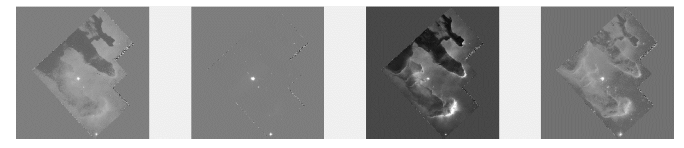
%> input picture raw.PNG, 684 x 148 px
$ octave --eval "result = AutoRotate(imread('../raw.PNG'));"   (GNU Octave 9; MATLAB toolbox functions it lacks are replaced by stand-ins)
%> lines starting %> are read from the running program, lines starting %| are printed output that depends on the picture; in (x1, y1, x2, y2) boxes, pixels count from 0 and x2, y2 are one past the last pixel; in counts of white or black regions, pixels touching at a corner belong together; the program's own positions count from 1
function [rotated] = AutoRotate(image)
%%%%%%%%%%%%%%%%%%%%%%%%%%%%%%%%%%%%%%%%%%%%
%Author:Gary Qian
%Date created : 29/08/2016
%Ddate last edited : 10/09/2016
%task description: rotates image so it lines up
%input: a tilted image in the form of a 3D array
%output: a lined up image in the form of a 3D array
%algorithm from http://cn.mathworks.com/help/images/ref/hough.html
%%%%%%%%%%%%%%%%%%%%%%%%%%%%%%%%%%%%%%%%%%%%

%convert from RGB to a Grayscale image
Igray = double(rgb2gray(image));

%find edges using the prewitt filter
Binary = edge(Igray,'prewitt');
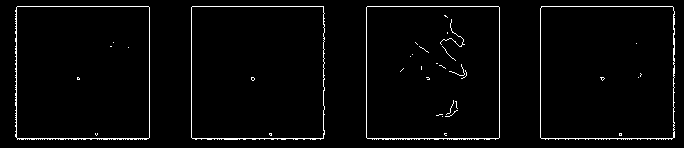
%> Binary: size 148x684 logical; 2.7% white in thin lines or dots, all inside (x1, y1, x2, y2) = (15, 6, 675, 140)

%use the Hough transform to find lines of the edges of the image
[H, theta, rho] = hough(Binary);
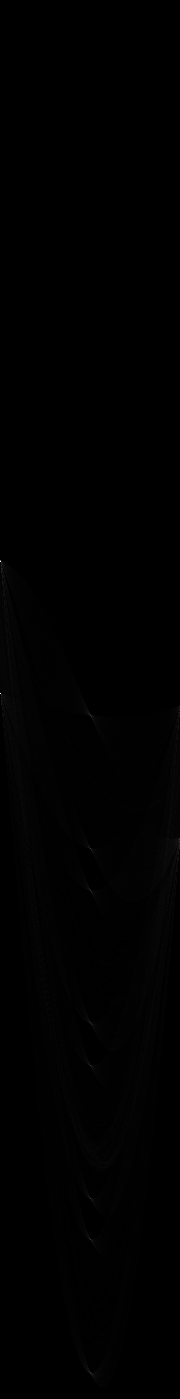
%> H: size 1399x180 double; min 0, max 528, mean 1.9; drawn with min black and max white
%> theta = 180 values from -90 to 89; rho = 1399 values from -699 to 699

%find the peaks of hough transformation
peak = houghpeaks(H);
%> peak = [562 1]

%find the angle between the line and horizontal
barAngle = theta(peak(2));
%> barAngle = -90

%lines up the image
rotated = imrotate(image,barAngle,'bilinear');
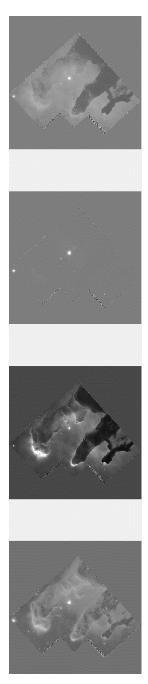
%> rotated: size 684x148x3 uint8; min 8, max 255, mean 152.8; mean of the top-left, top-right, bottom-left and bottom-right quarters 167.1, 161.2, 144.3, 138.6
figure(),imshow(rotated);
imwrite(rotated,'rotated.jpg');

end
